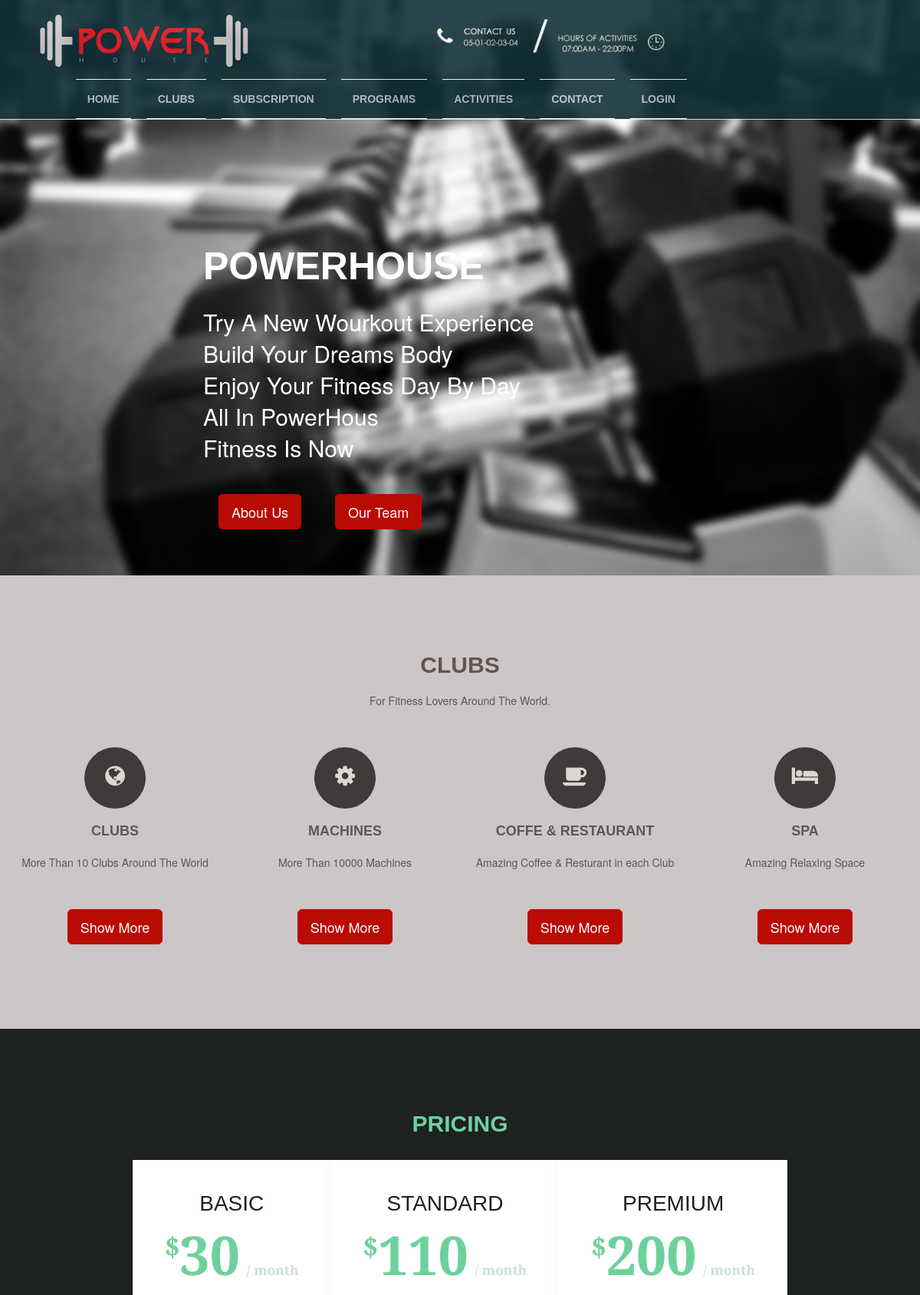
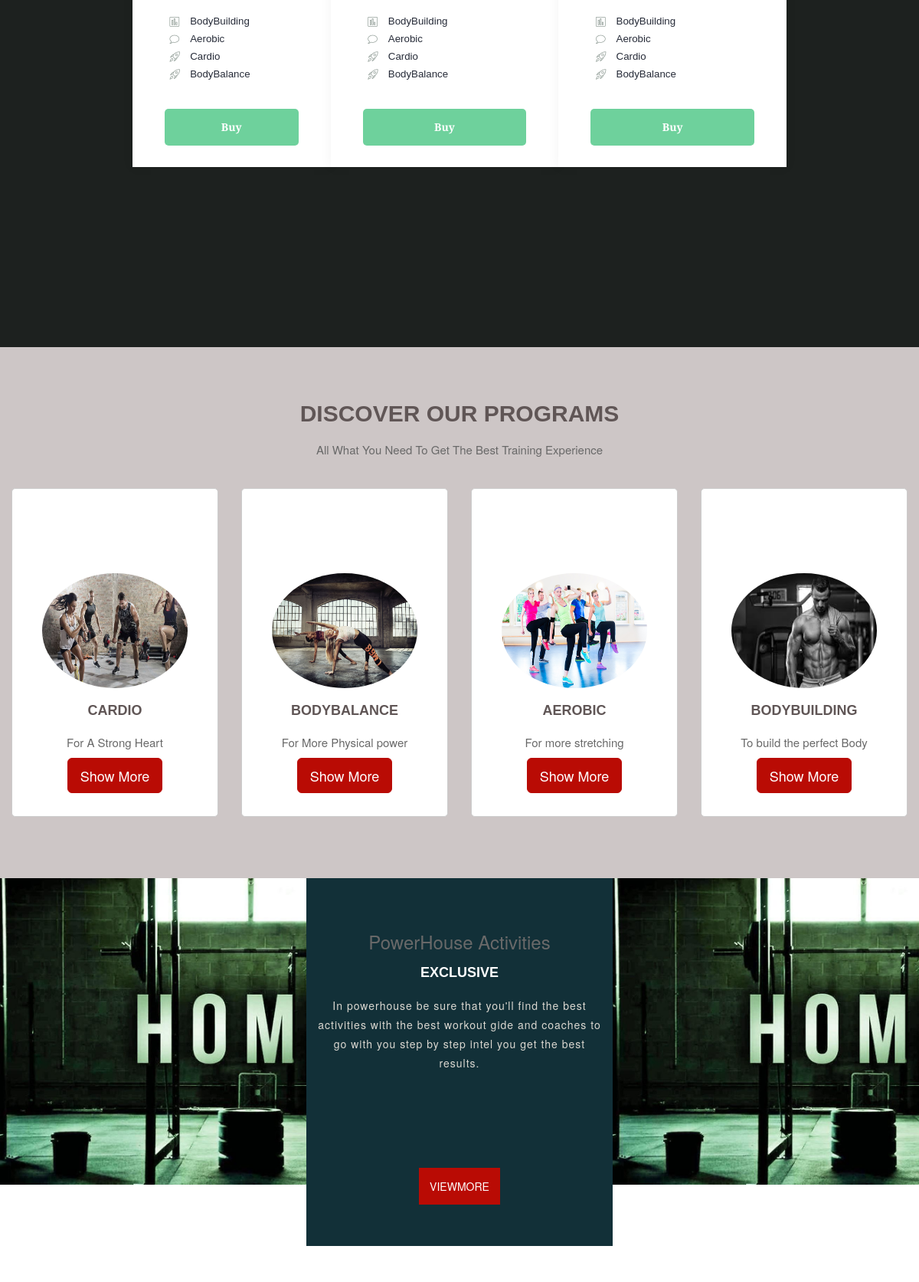
The page / (upper part) on the database its author committed (2 pictures, top to bottom).
### tables this page shows
CREATE TABLE IF NOT EXISTS `header` (
  `id` int(3) NOT NULL AUTO_INCREMENT,
  `url_img` varchar(200) NOT NULL,
  `title` varchar(100) NOT NULL,
  `paragraph` varchar(2000) NOT NULL,
  PRIMARY KEY (`id`)
);

CREATE TABLE IF NOT EXISTS `club` (
  `id` int(3) NOT NULL AUTO_INCREMENT,
  `title` varchar(200) NOT NULL,
  `sous_title` varchar(200) NOT NULL,
  `small_title` varchar(200) NOT NULL,
  `description` varchar(1000) NOT NULL,
  `img_1` varchar(500) NOT NULL,
  `img_2` varchar(500) NOT NULL,
  `paragraph` varchar(500) NOT NULL,
  `data_wow_delay` varchar(5) NOT NULL,
  `icon` varchar(100) DEFAULT NULL,
  PRIMARY KEY (`id`)
);

CREATE TABLE IF NOT EXISTS `pricing` (
  `id` int(3) NOT NULL AUTO_INCREMENT,
  `title` varchar(200) NOT NULL,
  `sous_title` varchar(200) NOT NULL,
  `price` float NOT NULL,
  `paragraph` varchar(2000) NOT NULL,
  `content1` varchar(100) NOT NULL,
  `content2` varchar(100) NOT NULL,
  `content3` varchar(100) NOT NULL,
  `content4` varchar(100) NOT NULL,
  `type_abonn` varchar(20) NOT NULL,
  PRIMARY KEY (`id`)
);

CREATE TABLE IF NOT EXISTS `programs` (
  `id` int(3) NOT NULL AUTO_INCREMENT,
  `title` varchar(200) NOT NULL,
  `sous_title` varchar(200) NOT NULL,
  `url_img` varchar(1024) NOT NULL,
  `small_title` varchar(200) NOT NULL,
  `paragraph` varchar(200) NOT NULL,
  `img_desc` varchar(1024) NOT NULL,
  `description` varchar(1000) NOT NULL,
  `data_wow_delay` varchar(5) NOT NULL,
  PRIMARY KEY (`id`)
);

### index.php (the view, shortened to what this page needs)
 <?php
    $host = "localhost";
    $user = "root";
    $password = "14120";
    $database = "powerhouse";
    $connect = mysqli_connect($host,$user,$password,$database);
    $query = "SELECT * from club";
    $result = $connect->query($query);
    $query1 = "SELECT * from club where id =1";
    $result1 = $connect->query($query1);
    $query2 = "SELECT * from pricing";
    $result2 = $connect->query($query2);
    $query3 = "SELECT * from pricing where id =1";
    $result3 = $connect->query($query3);
     $query4 = "SELECT * from programs";
    $result4 = $connect->query($query4);
    $query5 = "SELECT * from programs where id =1";
    $result5 = $connect->query($query5);
    $query6 = "SELECT * from header";
    $result6 = $connect->query($query6);
  ?>
<!DOCTYPE html>
<html lang="en">
  <head>
      <link href="css/bootstrap.min.css" rel="stylesheet">
	  <link rel="stylesheet" href="font-awesome-4.7.0/css/font-awesome.min.css">
	  <link href="style.css" rel="stylesheet" type="text/css">
      <link rel="stylesheet" type="text/css" href="css/animate.min.css">
    <link rel="stylesheet" type="text/css" href="css/normalize.css" />
    <link rel="stylesheet" type="text/css" href="css/demo.css" />
    <link rel="stylesheet" type="text/css" href="css/icons.css" />
    <link rel="stylesheet" type="text/css" href="css/component.css" />
  </head>
  <body>
	  <div id="myNabar" class="navbar navbar-default navbar-fixed-top" role="navigation">
	     <div class="container-fluid">
			 <div class="navbar-collapse">
				<img src="images/top.png" height="100" class="img-rounded img-responsive">
			    <ul class="nav navbar-nav navbar-right" style="margin-right: 23%;">
				    <li ><a href="#header" style="color: white;">Home</a></li>
					<li><a href="#Clubs" style="color: white;">Clubs</a></li>
					<li><a href="#Subscription" style="color: white;">Subscription</a></li>
					<li><a href="#Programs" style="color: white;">Programs</a></li>
					<li><a href="#Activities" style="color: white;">Activities</a></li>
					<li><a href="#Contact" style="color: white;">Contact</a></li>
					<li><a href="espaceC.php" style="color: white;">Login</a></li>
				</ul>
			 </div>
		 </div>
	  </div>
<?php while ($row = $result6->fetch_assoc()) {?>
	  <div id="header" class="header" style="background-image:url(<?php echo $row['url_img']  ?>);">
	     <div class="container-fluid">
		     <div class="row">
			    <div class="col-lg-6 col-md-6 wow bounceInLeft" data-wow-delay="1s" style="margin-top: 100PX;">
				    <h1><?php echo $row['title']  ?></h1>
			         <?php echo $row['paragraph']  ?>
					<a href="About/index.php"><button class="btn btn-lg btn-primary">About Us</button></a>
					<a href="Team/index2.php"><button class="btn btn-lg btn-success">Our Team</button></a>
				</div>
			 </div>
		 </div>
	  </div>
<?php } ?>
	  <div id="Clubs" class="Clubs">
	    <div class="container-fluid">
	    	<?php while ($row = $result1->fetch_assoc()) {?>
		     <h2><?php echo $row['title']  ?></h2>
			 <p><?php echo $row['sous_title']  ?></p>
			<?php } ?>
			<div class="row">
				 <?php while ($row = $result->fetch_assoc()) {?>
			    <div class="col-lg-3 col-md-3 wow fadeInLeft" data-wow-delay="<?php echo $row['data_wow_delay']  ?>">
				    <?php echo $row['icon']; ?>
					<h4><?php echo $row['small_title']  ?></h4>
					<p><?php echo $row['paragraph']  ?></p>
					<a href="clubs/clubs.php"><button class="btn btn-lg btn-success">Show More</button></a>
				</div>
				<?php } ?>
			</div>
		 </div>
	  </div>
	 <section class="pricing-section bg-6">
            <?php while ($row = $result3->fetch_assoc()) {?>
		     <h2><?php echo $row['title']  ?></h2>
			<?php } ?>
            <div class="pricing pricing--pema">
            	<?php while ($row = $result2->fetch_assoc()) {?>
            		<form method="GET" action="buy.php">
							<?php $id = $row['id'];?>
                <div class="pricing__item">
                    <h3 class="pricing__title"><?php echo $row['type_abonn']  ?></h3>
                    <div class="pricing__price"><span class="pricing__currency">$</span><?php echo $row['price']  ?><span class="pricing__period">/ month</span></div>
                    <ul class="pricing__feature-list">
                        <li class="pricing__feature"><span class="icon icon--chart-bars"></span><?php echo $row['content1']  ?></li><br>
                        <li class="pricing__feature"><span class="icon icon--bubble"></span><?php echo $row['content2']  ?></li><br>
                        <li class="pricing__feature"><span class="icon icon--rocket"></span><?php echo $row['content3']  ?></li><br>
                        <li class="pricing__feature"><span class="icon icon--rocket"></span><?php echo $row['content4']  ?></li>
                    </ul>
                    </form>
                    <a href="<?php echo "buy.php?id=".$id."";?>" class="pricing__action">Buy</a>
                </div>
                <?php } ?>
        </section>
	 <div id="Programs" class="Programs">
	    <div class="container-fluid">
		  <div class="row">
			 <?php while ($row = $result5->fetch_assoc()) {?>
		     <h2><?php echo $row['title']  ?></h2>
			 <p><?php echo $row['sous_title']  ?></p>
			<?php } ?>
			<?php while ($row = $result4->fetch_assoc()) {?>
			  <div class="col-lg-3 col-md-3 wow bounceInRight"  data-wow-delay="<?php echo $row['data_wow_delay']  ?>">
				  <div class="package">
			      <img src="<?php echo $row['url_img']  ?>" class="img-circle" alt="">
				  <h4><?php echo $row['small_title']  ?></h4>
				  <p><?php echo $row['paragraph']  ?></p>
				  <a href="Programs/programs.php"><button class="btn btn-lg btn-success">Show More</button></a>
				  </div>
			  </div>
			  <?php } ?>
		  </div>
		</div>
	 </div>
	<div class="w3-aglile-about" id="Activities">
	  <div class="w3-agile-about-grids">
	  	 <div class="w3-aglie-about-grid2">
			<div class="col-md-4 w3-about-bg-text-grid">
			</div>
			<div class="col-md-4 w3-about-text1-grid">
			<div class="w3-about-text-heads">
				<h3>PowerHouse Activities</h3>
				<h4>Exclusive</h4><br>
				<p>In powerhouse be sure that you'll find the best activities
				with the best workout gide and coaches to go with you step by step
				intel you get the best results. </p>
				<div class="w3-about-bg-head">
			<h5><a href="activities/activite.php">viewmore</a></h5>
			</div>
			</div>
			</div>
			<div class="col-md-4 w3-about-img-grid">
			</div>
		</div>
      </div>
  </div>
	  <div id="Contact" class="Contact">
	  </div>
  </body>
</html>

### style.css (style rules this page uses)
* { padding: 0; margin: 0; }
body { overflow-x: hidden; font-family: Cambria, "Hoefler Text", "Liberation Serif", Times, "Times New Roman", "serif"; text-rendering: optimizeLegibility; -webkit-font-smothing: antialiased; }
li { list-style: none; display: inline-block; }
a { text-decoration: none; transition: all 500ms ease-in-out; }
h1, h2, h4 { font-family: 'PT sans Narrow',Arial,'sans-serif'; text-transform: uppercase; font-weight: 700; }
p { font-size: 15PX; line-height: 21PX; }
.navbar { background-color: #123038; text-transform: uppercase; font-family: 'pt-sans-narrow',Arial,'sans-serif'; font-weight: 700; opacity: 0.9; }
.navbar li { border-bottom: 1PX solid #FFFFFF; border-top: 1PX solid #FFFFFF; margin-right: 20PX; }
.navbar a { color: #DBD8D1; opacity: 0.7; }
.header { height: 750PX; width: 100%; padding: 150PX 0 30PX 250PX; margin-top: 0PX; background-position: center center; background-repeat: no-repeat; background-size: cover; color: #DBD8D1; }
.header h1 { font-size: 50PX; font-weight: 700; padding-top: 50PX; color: white; }
.header h1, .header p, .header button { margin-top: 20px; margin-left: 0PX; }
.header p { font-size: 30PX; color: white; }
.header .btn { border-radius: 5px; margin: 40PX 20PX; background-color: #B90B04; border-color: #B90B04; color: white; }
.Clubs { padding: 80PX 0 80PX; text-align: center; background-color: rgba(200,192,192,0.90); }
.Clubs h2, .Clubs h4 { color: #605656; margin: 20PX 0 20PX; }
.Clubs p { color: #605656; font-size: 14PX; padding-bottom: 40PX; }
.Clubs i { height: 80PX; width: 80PX; font-size: 30PX; padding: 22PX 20PX ; border-radius: 50%; background-color: #413A3A; color: #DBD8D1; }
.Clubs .btn { background-color: #B90B04; border-color: #B90B04; margin-bottom: 30PX; }
.Programs { padding: 50PX 0 80PX; text-align: center; background-color: rgba(200,192,192,0.90); }
.Programs h2, .Programs h4 { margin: 20PX 0 20PX; color: #605656; }
.Programs p { color: dimgray; }
.Programs img { height: 150PX; width: 190PX; margin-top: 80PX; }
.Programs .package { padding: 30PX; border: 1PX solid #ccc; background-color: white; border-radius: 5PX; margin-top: 30PX; }
.Programs .btn { background-color: #B90B04; border-color: #B90B04; }
.Contact { padding: 50PX 0 80PX; text-align: center; }
.w3-about-bg-text-grid { background: url(images/img4.jpg)no-repeat 0px 0px; -webkit-background-size: cover; -moz-background-size: cover; background-size: cover; min-height: 400px; }
.w3-about-bg-head { text-align: center; margin-top: 10em; color: #B90B04; }
.w3-about-bg-head a { background: #B90B04; padding: 1em; color: #fff; text-transform: uppercase; }
.w3-about-bg-head h5 { margin: 2em 0; }
.w3-about-text1-grid h3 { color: dimgrey; }
.w3-about-text1-grid { text-align: center; min-height: 400px; background: #123038; }
.w3-about-text1-grid h4 { text-align: center; color: #fff; margin: 1em 0 0 0; }
.w3-about-text-heads { margin: 5em 0; }
.w3-about-text1-grid p { font-size: 1em; color:#DBD8D1; letter-spacing: 1px; line-height: 1.8em; }
.w3-about-img-grid { background: url(images/img4.jpg)no-repeat 0px 0px; -webkit-background-size: cover; -moz-background-size: cover; background-size: cover; min-height: 400px; }

### css/demo.css (style rules this page uses)
*, *:after, *:before { -webkit-box-sizing: border-box; box-sizing: border-box; }
body { font-family: "Avenir Next", Avenir, 'Helvetica Neue', 'Lato', 'Segoe UI', Helvetica, Arial, sans-serif; color: #444; background: #fff; -webkit-font-smoothing: antialiased; -moz-osx-font-smoothing: grayscale; }
a { outline: none; color: #63f8d3; text-decoration: none; }
.codrops-header, .pricing-section { min-height: 100vh; display: -webkit-flex; display: flex; -webkit-flex-direction: column; flex-direction: column; -webkit-justify-content: center; justify-content: center; -webkit-align-items: center; align-items: center; }
.pricing-section { padding: 2em 0 8em; min-height: 100vh; position: relative; }
.pricing-section a { color: #333; }
.bg-6 { background: #1d211f; color: #6ed19f; }

### rows shown on the page
header: url_img (picture), title "POWERHOUSE", paragraph "Try A New Wourkout Experience Build Your Dreams Body Enjoy Your Fitness Day By Day All In PowerHous Fitness Is Now"
club: title "CLUBS", sous_title "For Fitness Lovers Around The World.", small_title "CLUBS", paragraph "More Than 10 Clubs Around The World"
club: small_title "MACHINES", paragraph "More Than 10000 Machines"
club: small_title "COFFE & RESTAURANT", paragraph "Amazing Coffee & Resturant in each Club"
club: small_title "SPA", paragraph "Amazing Relaxing Space"
pricing: title "PRICING", type_abonn "BASIC", price "30", content1 "BodyBuilding", content2 "Aerobic", content3 "Cardio", content4 "BodyBalance"
pricing: type_abonn "STANDARD", price "110", content1 "BodyBuilding", content2 "Aerobic", content3 "Cardio", content4 "BodyBalance"
pricing: type_abonn "PREMIUM", price "200", content1 "BodyBuilding", content2 "Aerobic", content3 "Cardio", content4 "BodyBalance"
programs: title "DISCOVER OUR PROGRAMS", sous_title "All What You Need To Get The Best Training Experience", url_img (picture), small_title "CARDIO", paragraph "For A Strong Heart"
programs: url_img (picture), small_title "BODYBALANCE", paragraph "For More Physical power"
programs: url_img (picture), small_title "AEROBIC", paragraph "For more stretching"
programs: url_img (picture), small_title "BODYBUILDING", paragraph "To build the perfect Body"
